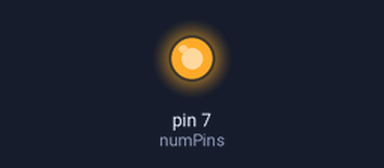
Simulated run of this sketch. Board: Arduino Mega 2560, built with avr-gcc and run on an emulated ATmega2560. Shown: output pins drawn as LEDs (lit = HIGH).

Above: at 0.5 s.
At 5.0 s:
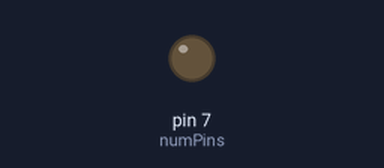
Timing chart, 0 to 6.9 s (numbered marks = the images above):
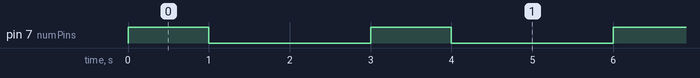

The sketch:

Uke_Solenoid_Test.ino
```cpp
//int solenoidPins[] = {23,45,27,29,31,33,37, 39,41,43,47};
//int numPins = 11;

int solenoidPins[] = {22,24,26,28, 23, 25, 27};
int numPins = 7;


void setup() {
  // put your setup code here, to run once:
 // for(int i = 0; i < numPins; i++) {
  //  pinMode(solenoidPins[i], OUTPUT);
   // digitalWrite(solenoidPins[i], LOW);
  //}
  pinMode(7, OUTPUT);
  digitalWrite(7, LOW);

}

void loop() {
  //for(int i = 0; i < numPins; i++) {

    //digitalWrite(solenoidPins[i], HIGH);
    digitalWrite(7, HIGH);
    delay(1000);
    //digitalWrite(solenoidPins[i], LOW);
    digitalWrite(7, LOW);
    delay(2000);
  //}

}
```

Measured:
- by itself, pin 7 (numPins): alternates HIGH for 1.0 s and LOW for 2.0 s
